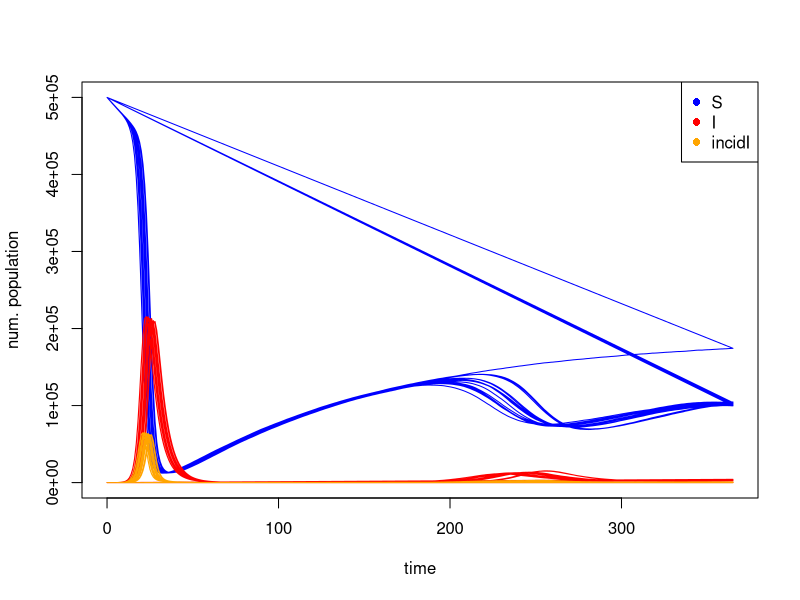

The R source for this figure:
## ---- chunk 1
knitr::opts_chunk$set(echo = TRUE)
## ---- chunk 2
stochastic_run_sir_demography <- function(params, initial_cond, max_time, time_step, freq_dependent){
  
  # defining parameters
  beta = params["beta"]
  gamma = params["gamma"]
  mu = params["mu"]
  eta = params["eta"]
  v = params["v"]
  # example
  
  # setting up times vector + number of time steps
  times = seq(0, max_time, time_step)
  nsteps = length(times)

  # setting up storage objects for each class
  # populating objects with the initial conditions (0 for incidence)
  # including N in output bc poulation size may change
  S <- rep(NA, nsteps); S[1] = initial_cond['S']
  I <- rep(NA, nsteps); I[1] = initial_cond['I']
  R <- rep(NA, nsteps); R[1] = initial_cond['R']
  incidI <- rep(NA, nsteps); incidI[1] = 0
  N = rep(NA, nsteps); N[1] = S[1] + I[1] + R[1]
  
  # looping across all time steps except t=0
  for(ii in 2:nsteps){
    
    # calculate N from prior step
    # divide beta by updated N if frequency dependent; otherwise divide by 1
    beta_divisor <- ifelse(freq_dependent == TRUE, N[ii-1], 1)

    # calculating probabilities of infection, recovery, birth, death
    pr_new_inf = 1 - exp(-time_step*beta/beta_divisor*I[ii-1])
    pr_new_rec = 1 - exp(-time_step*gamma)
    pr_birth = 1 - exp(-time_step*mu)
    pr_death = 1 - exp(-time_step*eta)
    pr_vacc = 1 - exp(-time_step*v)
    
    # drawing random number of infections, recoveries,
    # births, and deaths *from each compartment*
    new_inf = rbinom(1, S[ii-1], pr_new_inf)
    new_rec = rbinom(1, I[ii-1], pr_new_rec)
    new_births = rbinom(1, N[ii-1], pr_birth)
    new_deaths_s = rbinom(1, S[ii-1], pr_death)
    new_deaths_i = rbinom(1, I[ii-1], pr_death)
    new_deaths_r = rbinom(1, R[ii-1], pr_death)
    new_vacc = rbinom(1, S[ii-1], pr_vacc)
    
    # updating SIR, incidI, N values
    S[ii] = S[(ii-1)] - new_inf + new_births - new_deaths_s - new_vacc
    I[ii] = I[(ii-1)] + new_inf - new_rec - new_deaths_i
    R[ii] = R[(ii-1)] + new_rec - new_deaths_r + new_vacc
    incidI[ii] = new_inf
    N[ii] = S[ii] + I[ii] + R[ii]

  }
  
  # creating output object
  out <- data.frame(cbind(times, S, I, R, N, incidI))

  return(out)
}
## ---- chunk 3
# setting up parameters
  params = c(beta=1, gamma=0.2, mu=0.003, eta=0.003, v=0.005)
  initial_cond = c(S=500000, I=1, R=0)
  max_time = 365
  time_step = 1
  freq_dependent = TRUE
  
  ## There are many to create/store output for five simulations
  ## Here, I'm appending all five simulations into one data frame for 
  ## easy plotting using ggplot. 
  
  # setting number of simulations
  n_sim = 20
  
  # creating empty matrix in which to store output
  # note the dimensions + names must match the dimensions of the model output!
  # I'm also adding a column for simulation number
  infected_output <- matrix(NA,ncol=7)
  colnames(infected_output) = c("times", "S", "I", "R", "N", "incidI", "sim_num")
  
  # running model for n_sim times
  for(ii in 1:n_sim){
    output <- stochastic_run_sir_demography(params, initial_cond, max_time, time_step, freq_dependent)
    output <- cbind(output, sim_num = ii)
    infected_output <- rbind(infected_output, output)
  }
  
  # removing the blank first row + making into df
  infected_output <- as.data.frame(infected_output[-1,])
## ---- chunk 4
N = infected_output$S[1] + infected_output$I[1] + infected_output$R[1] ## total population size

# plotting output
plot(NA, NA, xlim = c(0, max(infected_output$times)), ylim = c(0,N), xlab = 'time', ylab = 'num. population')
lines(infected_output$time, infected_output$S, col = 'blue', lty = 1)
lines(infected_output$time, infected_output$I, col = 'red', lty = 1)
lines(infected_output$time, infected_output$incidI, col = "orange", lty = 1)
#lines(infected_output$time, infected_output$R, col = 'orange', lty = 1)
legend('topright', legend = c('S', 'I', 'incidI'), col = c('blue', 'red', 'orange'), pch = 16)
